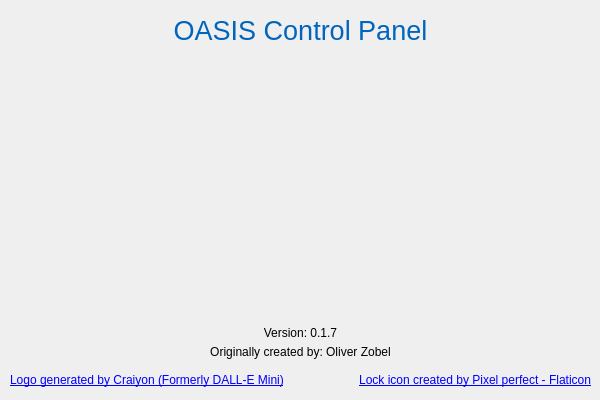
<?xml version="1.0" encoding="UTF-8"?>
<ui version="4.0">
 <class>Dialog</class>
 <widget class="QDialog" name="Dialog">
  <property name="geometry">
   <rect>
    <x>0</x>
    <y>0</y>
    <width>600</width>
    <height>400</height>
   </rect>
  </property>
  <property name="sizePolicy">
   <sizepolicy hsizetype="Fixed" vsizetype="Fixed">
    <horstretch>0</horstretch>
    <verstretch>0</verstretch>
   </sizepolicy>
  </property>
  <property name="minimumSize">
   <size>
    <width>600</width>
    <height>400</height>
   </size>
  </property>
  <property name="maximumSize">
   <size>
    <width>600</width>
    <height>400</height>
   </size>
  </property>
  <property name="contextMenuPolicy">
   <enum>Qt::NoContextMenu</enum>
  </property>
  <property name="windowTitle">
   <string>About OASIS Control Panel</string>
  </property>
  <widget class="QLabel" name="label">
   <property name="geometry">
    <rect>
     <x>0</x>
     <y>10</y>
     <width>601</width>
     <height>41</height>
    </rect>
   </property>
   <property name="font">
    <font>
     <pointsize>20</pointsize>
    </font>
   </property>
   <property name="cursor">
    <cursorShape>ArrowCursor</cursorShape>
   </property>
   <property name="text">
    <string>&lt;html&gt;&lt;head/&gt;&lt;body&gt;&lt;p&gt;&lt;span style=&quot; color:#0065bd;&quot;&gt;OASIS Control Panel&lt;/span&gt;&lt;/p&gt;&lt;/body&gt;&lt;/html&gt;</string>
   </property>
   <property name="alignment">
    <set>Qt::AlignCenter</set>
   </property>
   <property name="textInteractionFlags">
    <set>Qt::NoTextInteraction</set>
   </property>
  </widget>
  <widget class="QLabel" name="label_3">
   <property name="geometry">
    <rect>
     <x>0</x>
     <y>340</y>
     <width>601</width>
     <height>25</height>
    </rect>
   </property>
   <property name="text">
    <string>&lt;html&gt;&lt;head/&gt;&lt;body&gt;&lt;p&gt;Originally created by: Oliver Zobel&lt;/p&gt;&lt;/body&gt;&lt;/html&gt;</string>
   </property>
   <property name="alignment">
    <set>Qt::AlignCenter</set>
   </property>
  </widget>
  <widget class="QLabel" name="label_4">
   <property name="geometry">
    <rect>
     <x>0</x>
     <y>320</y>
     <width>601</width>
     <height>25</height>
    </rect>
   </property>
   <property name="text">
    <string>Version: 0.1.7</string>
   </property>
   <property name="alignment">
    <set>Qt::AlignCenter</set>
   </property>
  </widget>
  <widget class="QLabel" name="label_8">
   <property name="geometry">
    <rect>
     <x>290</x>
     <y>370</y>
     <width>301</width>
     <height>21</height>
    </rect>
   </property>
   <property name="text">
    <string>&lt;a href=&quot;https://www.flaticon.com/de/kostenlose-icons/sperren&quot; title=&quot;sperren Icons&quot;&gt;Lock icon created by Pixel perfect - Flaticon&lt;/a&gt;</string>
   </property>
   <property name="alignment">
    <set>Qt::AlignRight|Qt::AlignTrailing|Qt::AlignVCenter</set>
   </property>
  </widget>
  <widget class="QLabel" name="label_2">
   <property name="geometry">
    <rect>
     <x>170</x>
     <y>60</y>
     <width>256</width>
     <height>256</height>
    </rect>
   </property>
   <property name="contextMenuPolicy">
    <enum>Qt::CustomContextMenu</enum>
   </property>
   <property name="text">
    <string/>
   </property>
   <property name="pixmap">
    <pixmap resource="UI_resources.qrc">:/Icons/resources/icons/256x256.png</pixmap>
   </property>
   <property name="scaledContents">
    <bool>true</bool>
   </property>
  </widget>
  <widget class="QLabel" name="label_5">
   <property name="geometry">
    <rect>
     <x>10</x>
     <y>370</y>
     <width>291</width>
     <height>21</height>
    </rect>
   </property>
   <property name="text">
    <string>&lt;a href=&quot;https://www.craiyon.com/&quot; title=&quot;Craiyon&quot;&gt;Logo generated by Craiyon (Formerly DALL-E Mini)&lt;/a&gt;</string>
   </property>
  </widget>
 </widget>
 <resources>
  <include location="UI_resources.qrc"/>
 </resources>
 <connections/>
</ui>
